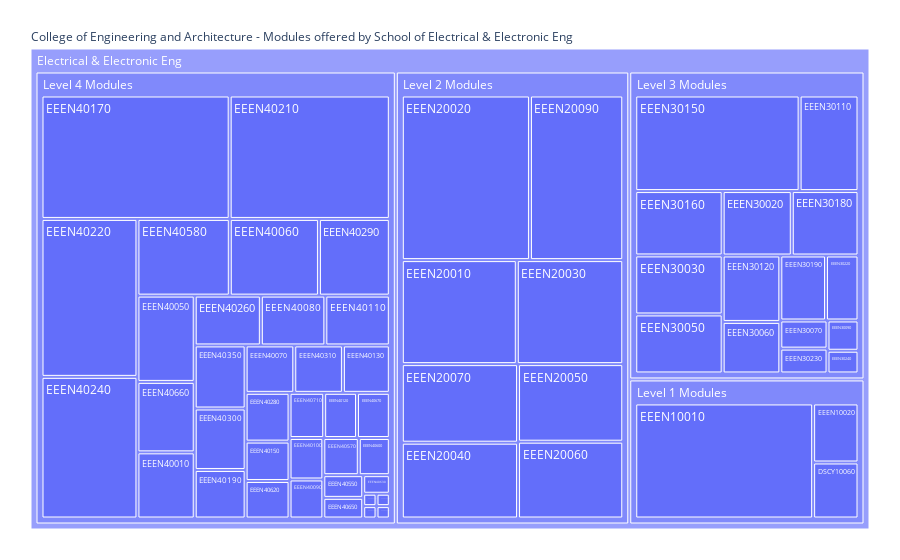

The code cell stored with this chart in its notebook:
### Code cell
treemap(assessments, school="Electrical & Electronic Eng")

### Figure 1 — Plotly figure (JSON) as saved in the notebook; plotly's stock layout.template omitted (floating-point values rounded to 4 significant figures)
{"data": [{"branchvalues": "total", "domain": {"x": [0, 1], "y": [0, 1]}, "hovertemplate": "labels=%{label}<br>Student Credits=%{value}<br>parent=%{parent}<br>id=%{id}<extra></extra>", "ids": ["College of Engineering and Architecture - Modules offered by School of Electrical & Electronic Eng/Electrical & Electronic Eng/Level 1 Modules/DSCY10060", "College of Engineering and Architecture - Modules offered by School of Electrical & Electronic Eng/Electrical & Electronic Eng/Level 1 Modules/EEEN10010", "College of Engineering and Architecture - Modules offered by School of Electrical & Electronic Eng/Electrical & Electronic Eng/Level 1 Modules/EEEN10020", "College of Engineering and Architecture - Modules offered by School of Electrical & Electronic Eng/Electrical & Electronic Eng/Level 2 Modules/EEEN20010", "College of Engineering and Architecture - Modules offered by School of Electrical & Electronic Eng/Electrical & Electronic Eng/Level 2 Modules/EEEN20020", "College of Engineering and Architecture - Modules offered by School of Electrical & Electronic Eng/Electrical & Electronic Eng/Level 2 Modules/EEEN20030", "College of Engineering and Architecture - Modules offered by School of Electrical & Electronic Eng/Electrical & Electronic Eng/Level 2 Modules/EEEN20040", "College of Engineering and Architecture - Modules offered by School of Electrical & Electronic Eng/Electrical & Electronic Eng/Level 2 Modules/EEEN20050", "College of Engineering and Architecture - Modules offered by School of Electrical & Electronic Eng/Electrical & Electronic Eng/Level 2 Modules/EEEN20060", "College of Engineering and Architecture - Modules offered by School of Electrical & Electronic Eng/Electrical & Electronic Eng/Level 2 Modules/EEEN20070", "College of Engineering and Architecture - Modules offered by School of Electrical & Electronic Eng/Electrical & Electronic Eng/Level 2 Modules/EEEN20090", "College of Engineering and Architecture - Modules offered by School of Electrical & Electronic Eng/Electrical & Electronic Eng/Level 3 Modules/EEEN30020", "College of Engineering and Architecture - Modules offered by School of Electrical & Electronic Eng/Electrical & Electronic Eng/Level 3 Modules/EEEN30030", "College of Engineering and Architecture - Modules offered by School of Electrical & Electronic Eng/Electrical & Electronic Eng/Level 3 Modules/EEEN30050", "College of Engineering and Architecture - Modules offered by School of Electrical & Electronic Eng/Electrical & Electronic Eng/Level 3 Modules/EEEN30060", "College of Engineering and Architecture - Modules offered by School of Electrical & Electronic Eng/Electrical & Electronic Eng/Level 3 Modules/EEEN30070", "College of Engineering and Architecture - Modules offered by School of Electrical & Electronic Eng/Electrical & Electronic Eng/Level 3 Modules/EEEN30090", "College of Engineering and Architecture - Modules offered by School of Electrical & Electronic Eng/Electrical & Electronic Eng/Level 3 Modules/EEEN30110", "College of Engineering and Architecture - Modules offered by School of Electrical & Electronic Eng/Electrical & Electronic Eng/Level 3 Modules/EEEN30120", "College of Engineering and Architecture - Modules offered by School of Electrical & Electronic Eng/Electrical & Electronic Eng/Level 3 Modules/EEEN30150", "College of Engineering and Architecture - Modules offered by School of Electrical & Electronic Eng/Electrical & Electronic Eng/Level 3 Modules/EEEN30160", "College of Engineering and Architecture - Modules offered by School of Electrical & Electronic Eng/Electrical & Electronic Eng/Level 3 Modules/EEEN30180", "College of Engineering and Architecture - Modules offered by School of Electrical & Electronic Eng/Electrical & Electronic Eng/Level 3 Modules/EEEN30190", "College of Engineering and Architecture - Modules offered by School of Electrical & Electronic Eng/Electrical & Electronic Eng/Level 3 Modules/EEEN30220", "College of Engineering and Architecture - Modules offered by School of Electrical & Electronic Eng/Electrical & Electronic Eng/Level 3 Modules/EEEN30230", "College of Engineering and Architecture - Modules offered by School of Electrical & Electronic Eng/Electrical & Electronic Eng/Level 3 Modules/EEEN30240", "College of Engineering and Architecture - Modules offered by School of Electrical & Electronic Eng/Electrical & Electronic Eng/Level 4 Modules/EEEN40010", "College of Engineering and Architecture - Modules offered by School of Electrical & Electronic Eng/Electrical & Electronic Eng/Level 4 Modules/EEEN40050", "College of Engineering and Architecture - Modules offered by School of Electrical & Electronic Eng/Electrical & Electronic Eng/Level 4 Modules/EEEN40060", "College of Engineering and Architecture - Modules offered by School of Electrical & Electronic Eng/Electrical & Electronic Eng/Level 4 Modules/EEEN40070", "College of Engineering and Architecture - Modules offered by School of Electrical & Electronic Eng/Electrical & Electronic Eng/Level 4 Modules/EEEN40080", "College of Engineering and Architecture - Modules offered by School of Electrical & Electronic Eng/Electrical & Electronic Eng/Level 4 Modules/EEEN40090", "College of Engineering and Architecture - Modules offered by School of Electrical & Electronic Eng/Electrical & Electronic Eng/Level 4 Modules/EEEN40100", "College of Engineering and Architecture - Modules offered by School of Electrical & Electronic Eng/Electrical & Electronic Eng/Level 4 Modules/EEEN40110", "College of Engineering and Architecture - Modules offered by School of Electrical & Electronic Eng/Electrical & Electronic Eng/Level 4 Modules/EEEN40120", "College of Engineering and Architecture - Modules offered by School of Electrical & Electronic Eng/Electrical & Electronic Eng/Level 4 Modules/EEEN40130", "College of Engineering and Architecture - Modules offered by School of Electrical & Electronic Eng/Electrical & Electronic Eng/Level 4 Modules/EEEN40150", "College of Engineering and Architecture - Modules offered by School of Electrical & Electronic Eng/Electrical & Electronic Eng/Level 4 Modules/EEEN40160", "College of Engineering and Architecture - Modules offered by School of Electrical & Electronic Eng/Electrical & Electronic Eng/Level 4 Modules/EEEN40170", "College of Engineering and Architecture - Modules offered by School of Electrical & Electronic Eng/Electrical & Electronic Eng/Level 4 Modules/EEEN40180", "College of Engineering and Architecture - Modules offered by School of Electrical & Electronic Eng/Electrical & Electronic Eng/Level 4 Modules/EEEN40190", "College of Engineering and Architecture - Modules offered by School of Electrical & Electronic Eng/Electrical & Electronic Eng/Level 4 Modules/EEEN40200", "College of Engineering and Architecture - Modules offered by School of Electrical & Electronic Eng/Electrical & Electronic Eng/Level 4 Modules/EEEN40210", "College of Engineering and Architecture - Modules offered by School of Electrical & Electronic Eng/Electrical & Electronic Eng/Level 4 Modules/EEEN40220", "College of Engineering and Architecture - Modules offered by School of Electrical & Electronic Eng/Electrical & Electronic Eng/Level 4 Modules/EEEN40240", "College of Engineering and Architecture - Modules offered by School of Electrical & Electronic Eng/Electrical & Electronic Eng/Level 4 Modules/EEEN40260", "College of Engineering and Architecture - Modules offered by School of Electrical & Electronic Eng/Electrical & Electronic Eng/Level 4 Modules/EEEN40280", "College of Engineering and Architecture - Modules offered by School of Electrical & Electronic Eng/Electrical & Electronic Eng/Level 4 Modules/EEEN40290", "College of Engineering and Architecture - Modules offered by School of Electrical & Electronic Eng/Electrical & Electronic Eng/Level 4 Modules/EEEN40300", "College of Engineering and Architecture - Modules offered by School of Electrical & Electronic Eng/Electrical & Electronic Eng/Level 4 Modules/EEEN40310", "College of Engineering and Architecture - Modules offered by School of Electrical & Electronic Eng/Electrical & Electronic Eng/Level 4 Modules/EEEN40350", "College of Engineering and Architecture - Modules offered by School of Electrical & Electronic Eng/Electrical & Electronic Eng/Level 4 Modules/EEEN40550", "College of Engineering and Architecture - Modules offered by School of Electrical & Electronic Eng/Electrical & Electronic Eng/Level 4 Modules/EEEN40570", "College of Engineering and Architecture - Modules offered by School of Electrical & Electronic Eng/Electrical & Electronic Eng/Level 4 Modules/EEEN40580", "College of Engineering and Architecture - Modules offered by School of Electrical & Electronic Eng/Electrical & Electronic Eng/Level 4 Modules/EEEN40600", "College of Engineering and Architecture - Modules offered by School of Electrical & Electronic Eng/Electrical & Electronic Eng/Level 4 Modules/EEEN40620", "College of Engineering and Architecture - Modules offered by School of Electrical & Electronic Eng/Electrical & Electronic Eng/Level 4 Modules/EEEN40630", "College of Engineering and Architecture - Modules offered by School of Electrical & Electronic Eng/Electrical & Electronic Eng/Level 4 Modules/EEEN40650", "College of Engineering and Architecture - Modules offered by School of Electrical & Electronic Eng/Electrical & Electronic Eng/Level 4 Modules/EEEN40660", "College of Engineering and Architecture - Modules offered by School of Electrical & Electronic Eng/Electrical & Electronic Eng/Level 4 Modules/EEEN40670", "College of Engineering and Architecture - Modules offered by School of Electrical & Electronic Eng/Electrical & Electronic Eng/Level 4 Modules/EEEN40680", "College of Engineering and Architecture - Modules offered by School of Electrical & Electronic Eng/Electrical & Electronic Eng/Level 4 Modules/EEEN40710", "College of Engineering and Architecture - Modules offered by School of Electrical & Electronic Eng/Electrical & Electronic Eng/Level 1 Modules", "College of Engineering and Architecture - Modules offered by School of Electrical & Electronic Eng/Electrical & Electronic Eng/Level 2 Modules", "College of Engineering and Architecture - Modules offered by School of Electrical & Electronic Eng/Electrical & Electronic Eng/Level 3 Modules", "College of Engineering and Architecture - Modules offered by School of Electrical & Electronic Eng/Electrical & Electronic Eng/Level 4 Modules", "College of Engineering and Architecture - Modules offered by School of Electrical & Electronic Eng/Electrical & Electronic Eng", "College of Engineering and Architecture - Modules offered by School of Electrical & Electronic Eng"], "labels": ["DSCY10060", "EEEN10010", "EEEN10020", "EEEN20010", "EEEN20020", "EEEN20030", "EEEN20040", "EEEN20050", "EEEN20060", "EEEN20070", "EEEN20090", "EEEN30020", "EEEN30030", "EEEN30050", "EEEN30060", "EEEN30070", "EEEN30090", "EEEN30110", "EEEN30120", "EEEN30150", "EEEN30160", "EEEN30180", "EEEN30190", "EEEN30220", "EEEN30230", "EEEN30240", "EEEN40010", "EEEN40050", "EEEN40060", "EEEN40070", "EEEN40080", "EEEN40090", "EEEN40100", "EEEN40110", "EEEN40120", "EEEN40130", "EEEN40150", "EEEN40160", "EEEN40170", "EEEN40180", "EEEN40190", "EEEN40200", "EEEN40210", "EEEN40220", "EEEN40240", "EEEN40260", "EEEN40280", "EEEN40290", "EEEN40300", "EEEN40310", "EEEN40350", "EEEN40550", "EEEN40570", "EEEN40580", "EEEN40600", "EEEN40620", "EEEN40630", "EEEN40650", "EEEN40660", "EEEN40670", "EEEN40680", "EEEN40710", "Level 1 Modules", "Level 2 Modules", "Level 3 Modules", "Level 4 Modules", "Electrical & Electronic Eng", "College of Engineering and Architecture - Modules offered by School of Electrical & Electronic Eng"], "name": "", "parents": ["College of Engineering and Architecture - Modules offered by School of Electrical & Electronic Eng/Electrical & Electronic Eng/Level 1 Modules", "College of Engineering and Architecture - Modules offered by School of Electrical & Electronic Eng/Electrical & Electronic Eng/Level 1 Modules", "College of Engineering and Architecture - Modules offered by School of Electrical & Electronic Eng/Electrical & Electronic Eng/Level 1 Modules", "College of Engineering and Architecture - Modules offered by School of Electrical & Electronic Eng/Electrical & Electronic Eng/Level 2 Modules", "College of Engineering and Architecture - Modules offered by School of Electrical & Electronic Eng/Electrical & Electronic Eng/Level 2 Modules", "College of Engineering and Architecture - Modules offered by School of Electrical & Electronic Eng/Electrical & Electronic Eng/Level 2 Modules", "College of Engineering and Architecture - Modules offered by School of Electrical & Electronic Eng/Electrical & Electronic Eng/Level 2 Modules", "College of Engineering and Architecture - Modules offered by School of Electrical & Electronic Eng/Electrical & Electronic Eng/Level 2 Modules", "College of Engineering and Architecture - Modules offered by School of Electrical & Electronic Eng/Electrical & Electronic Eng/Level 2 Modules", "College of Engineering and Architecture - Modules offered by School of Electrical & Electronic Eng/Electrical & Electronic Eng/Level 2 Modules", "College of Engineering and Architecture - Modules offered by School of Electrical & Electronic Eng/Electrical & Electronic Eng/Level 2 Modules", "College of Engineering and Architecture - Modules offered by School of Electrical & Electronic Eng/Electrical & Electronic Eng/Level 3 Modules", "College of Engineering and Architecture - Modules offered by School of Electrical & Electronic Eng/Electrical & Electronic Eng/Level 3 Modules", "College of Engineering and Architecture - Modules offered by School of Electrical & Electronic Eng/Electrical & Electronic Eng/Level 3 Modules", "College of Engineering and Architecture - Modules offered by School of Electrical & Electronic Eng/Electrical & Electronic Eng/Level 3 Modules", "College of Engineering and Architecture - Modules offered by School of Electrical & Electronic Eng/Electrical & Electronic Eng/Level 3 Modules", "College of Engineering and Architecture - Modules offered by School of Electrical & Electronic Eng/Electrical & Electronic Eng/Level 3 Modules", "College of Engineering and Architecture - Modules offered by School of Electrical & Electronic Eng/Electrical & Electronic Eng/Level 3 Modules", "College of Engineering and Architecture - Modules offered by School of Electrical & Electronic Eng/Electrical & Electronic Eng/Level 3 Modules", "College of Engineering and Architecture - Modules offered by School of Electrical & Electronic Eng/Electrical & Electronic Eng/Level 3 Modules", "College of Engineering and Architecture - Modules offered by School of Electrical & Electronic Eng/Electrical & Electronic Eng/Level 3 Modules", "College of Engineering and Architecture - Modules offered by School of Electrical & Electronic Eng/Electrical & Electronic Eng/Level 3 Modules", "College of Engineering and Architecture - Modules offered by School of Electrical & Electronic Eng/Electrical & Electronic Eng/Level 3 Modules", "College of Engineering and Architecture - Modules offered by School of Electrical & Electronic Eng/Electrical & Electronic Eng/Level 3 Modules", "College of Engineering and Architecture - Modules offered by School of Electrical & Electronic Eng/Electrical & Electronic Eng/Level 3 Modules", "College of Engineering and Architecture - Modules offered by School of Electrical & Electronic Eng/Electrical & Electronic Eng/Level 3 Modules", "College of Engineering and Architecture - Modules offered by School of Electrical & Electronic Eng/Electrical & Electronic Eng/Level 4 Modules", "College of Engineering and Architecture - Modules offered by School of Electrical & Electronic Eng/Electrical & Electronic Eng/Level 4 Modules", "College of Engineering and Architecture - Modules offered by School of Electrical & Electronic Eng/Electrical & Electronic Eng/Level 4 Modules", "College of Engineering and Architecture - Modules offered by School of Electrical & Electronic Eng/Electrical & Electronic Eng/Level 4 Modules", "College of Engineering and Architecture - Modules offered by School of Electrical & Electronic Eng/Electrical & Electronic Eng/Level 4 Modules", "College of Engineering and Architecture - Modules offered by School of Electrical & Electronic Eng/Electrical & Electronic Eng/Level 4 Modules", "College of Engineering and Architecture - Modules offered by School of Electrical & Electronic Eng/Electrical & Electronic Eng/Level 4 Modules", "College of Engineering and Architecture - Modules offered by School of Electrical & Electronic Eng/Electrical & Electronic Eng/Level 4 Modules", "College of Engineering and Architecture - Modules offered by School of Electrical & Electronic Eng/Electrical & Electronic Eng/Level 4 Modules", "College of Engineering and Architecture - Modules offered by School of Electrical & Electronic Eng/Electrical & Electronic Eng/Level 4 Modules", "College of Engineering and Architecture - Modules offered by School of Electrical & Electronic Eng/Electrical & Electronic Eng/Level 4 Modules", "College of Engineering and Architecture - Modules offered by School of Electrical & Electronic Eng/Electrical & Electronic Eng/Level 4 Modules", "College of Engineering and Architecture - Modules offered by School of Electrical & Electronic Eng/Electrical & Electronic Eng/Level 4 Modules", "College of Engineering and Architecture - Modules offered by School of Electrical & Electronic Eng/Electrical & Electronic Eng/Level 4 Modules", "College of Engineering and Architecture - Modules offered by School of Electrical & Electronic Eng/Electrical & Electronic Eng/Level 4 Modules", "College of Engineering and Architecture - Modules offered by School of Electrical & Electronic Eng/Electrical & Electronic Eng/Level 4 Modules", "College of Engineering and Architecture - Modules offered by School of Electrical & Electronic Eng/Electrical & Electronic Eng/Level 4 Modules", "College of Engineering and Architecture - Modules offered by School of Electrical & Electronic Eng/Electrical & Electronic Eng/Level 4 Modules", "College of Engineering and Architecture - Modules offered by School of Electrical & Electronic Eng/Electrical & Electronic Eng/Level 4 Modules", "College of Engineering and Architecture - Modules offered by School of Electrical & Electronic Eng/Electrical & Electronic Eng/Level 4 Modules", "College of Engineering and Architecture - Modules offered by School of Electrical & Electronic Eng/Electrical & Electronic Eng/Level 4 Modules", "College of Engineering and Architecture - Modules offered by School of Electrical & Electronic Eng/Electrical & Electronic Eng/Level 4 Modules", "College of Engineering and Architecture - Modules offered by School of Electrical & Electronic Eng/Electrical & Electronic Eng/Level 4 Modules", "College of Engineering and Architecture - Modules offered by School of Electrical & Electronic Eng/Electrical & Electronic Eng/Level 4 Modules", "College of Engineering and Architecture - Modules offered by School of Electrical & Electronic Eng/Electrical & Electronic Eng/Level 4 Modules", "College of Engineering and Architecture - Modules offered by School of Electrical & Electronic Eng/Electrical & Electronic Eng/Level 4 Modules", "College of Engineering and Architecture - Modules offered by School of Electrical & Electronic Eng/Electrical & Electronic Eng/Level 4 Modules", "College of Engineering and Architecture - Modules offered by School of Electrical & Electronic Eng/Electrical & Electronic Eng/Level 4 Modules", "College of Engineering and Architecture - Modules offered by School of Electrical & Electronic Eng/Electrical & Electronic Eng/Level 4 Modules", "College of Engineering and Architecture - Modules offered by School of Electrical & Electronic Eng/Electrical & Electronic Eng/Level 4 Modules", "College of Engineering and Architecture - Modules offered by School of Electrical & Electronic Eng/Electrical & Electronic Eng/Level 4 Modules", "College of Engineering and Architecture - Modules offered by School of Electrical & Electronic Eng/Electrical & Electronic Eng/Level 4 Modules", "College of Engineering and Architecture - Modules offered by School of Electrical & Electronic Eng/Electrical & Electronic Eng/Level 4 Modules", "College of Engineering and Architecture - Modules offered by School of Electrical & Electronic Eng/Electrical & Electronic Eng/Level 4 Modules", "College of Engineering and Architecture - Modules offered by School of Electrical & Electronic Eng/Electrical & Electronic Eng/Level 4 Modules", "College of Engineering and Architecture - Modules offered by School of Electrical & Electronic Eng/Electrical & Electronic Eng/Level 4 Modules", "College of Engineering and Architecture - Modules offered by School of Electrical & Electronic Eng/Electrical & Electronic Eng", "College of Engineering and Architecture - Modules offered by School of Electrical & Electronic Eng/Electrical & Electronic Eng", "College of Engineering and Architecture - Modules offered by School of Electrical & Electronic Eng/Electrical & Electronic Eng", "College of Engineering and Architecture - Modules offered by School of Electrical & Electronic Eng/Electrical & Electronic Eng", "College of Engineering and Architecture - Modules offered by School of Electrical & Electronic Eng", ""], "type": "treemap", "values": [185, 1490, 195, 740, 1305, 685, 545, 505, 500, 565, 950, 285, 330, 330, 190, 85, 60, 360, 245, 1005, 360, 275, 190, 135, 75, 45, 230, 300, 415, 140, 195, 80, 85, 195, 90, 135, 105, 10, 1410, 10, 150, 10, 1200, 920, 825, 200, 130, 330, 190, 140, 195, 55, 80, 430, 70, 100, 30, 50, 245, 90, 10, 95, 1870, 5795, 3970, 8945, 20580, 20580]}], "layout": {"legend": {"tracegroupgap": 0}, "margin": {"b": 25, "l": 25, "r": 25, "t": 25}}}
